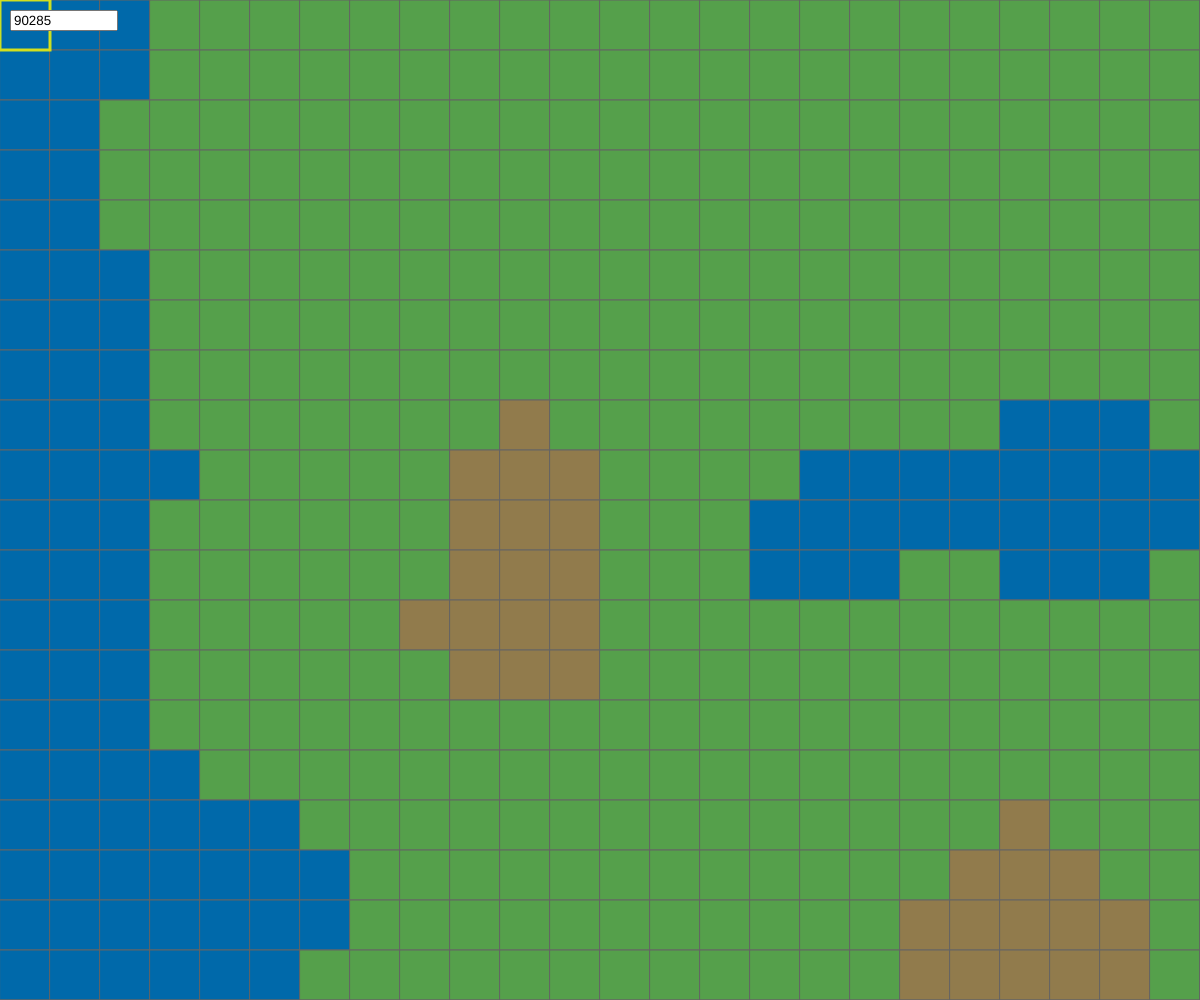
Frame 1 (no input)
Frame 60 (no input): identical to frame 1, image omitted
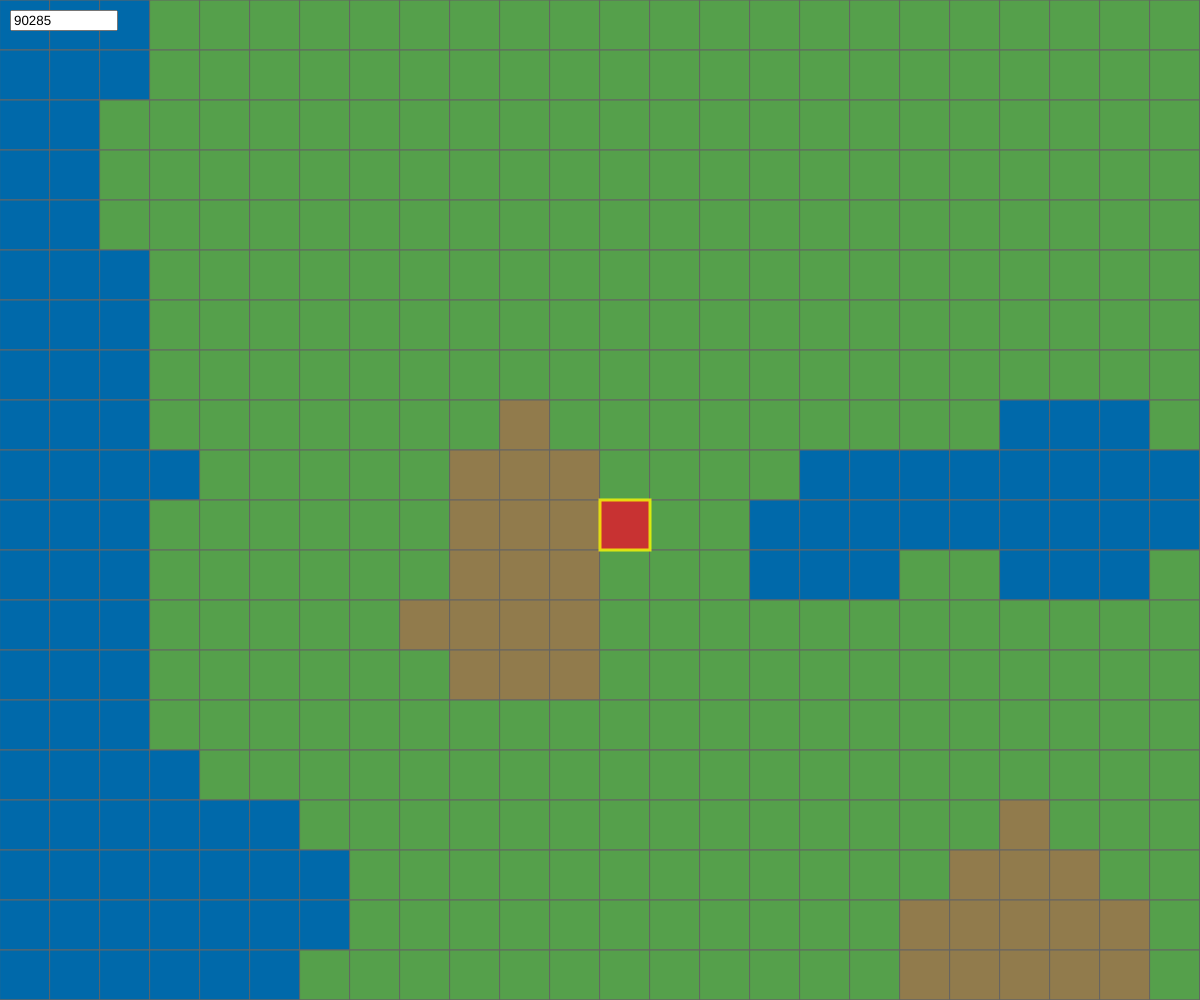
Frame 120 (the mouse pressed at the canvas centre since frame 60)

The p5.js sketch that drew these frames (run headless with seeded random() and noise() and a simulated clock; from frame 60 on, the mouse is pressed at the canvas centre):

// p5.js sketch
// ── sketch.js
// === Global Configuration and State ===
let tileSize = 50;                // Size of each tile in pixels
let cameraX = 0, cameraY = 0;     // Camera offset in the world (top-left corner in pixels)
let seed = Math.floor(Math.random() * 100000);  // Random initial seed (you can set a fixed value if desired)
let toggledTiles = {};            // Dictionary to keep track of toggled tiles (by "x,y" coordinate keys)

// === p5.js Setup Function ===
function setup() {
  // Create canvas to match the portfolio container size (or full window if no container)
  const containerId = 'canvas-container';  // TODO: set this to the actual container ID in the HTML
  let containerElement = document.getElementById(containerId);
  let canvasWidth = windowWidth;
  let canvasHeight = windowHeight;
  if (containerElement) {
    canvasWidth = containerElement.clientWidth || windowWidth;
    canvasHeight = containerElement.clientHeight || windowHeight;
  }
  let canvas = createCanvas(canvasWidth, canvasHeight);
  if (containerElement) {
    canvas.parent(containerElement);  // Attach canvas to the container in the DOM
  }

  // Set initial drawing settings
  noSmooth();               // disable smoothing (optional, for crisp pixel edges if using pixel art)
  noiseSeed(seed);
  randomSeed(seed);

  // Create seed input UI
  let seedInput = createInput(String(seed), 'number');  // input as type="number"
  seedInput.position(10, 10);  // position it at top-left of the canvas (adjust as needed or style via CSS)
  seedInput.style('width', '100px');
  seedInput.attribute('title', 'Enter a numerical seed and press Enter');  // tooltip for clarity
  // When user changes the seed and presses enter or leaves the field
  seedInput.changed(() => {
    let newSeed = parseInt(seedInput.value());
    if (!isNaN(newSeed)) {
      seed = newSeed;
    }
    // Re-seed the noise and random generators with the new seed
    noiseSeed(seed);
    randomSeed(seed);
    // Clear toggled tiles (they no longer apply to the new terrain)
    toggledTiles = {};
    // Redraw immediately (optional, as draw() loops continuously anyway)
    redraw();
  });
}

// Handles window resizing to keep canvas full size in container
function windowResized() {
  const containerId = 'canvas-container';  // same container ID as above
  let containerElement = document.getElementById(containerId);
  let newWidth = windowWidth;
  let newHeight = windowHeight;
  if (containerElement) {
    newWidth = containerElement.clientWidth || windowWidth;
    newHeight = containerElement.clientHeight || windowHeight;
  }
  resizeCanvas(newWidth, newHeight);
}

// === p5.js Draw Loop ===
function draw() {
  background(220);    // Clear background (light gray)

  // Render the procedural tile map for the current camera position
  drawTiles();

  // Highlight the tile under the mouse cursor
  highlightHoveredTile();
}

// Draw all tiles visible in the canvas
function drawTiles() {
  // Calculate which tiles are visible based on camera offset and canvas size
  let startCol = Math.floor(cameraX / tileSize);
  let startRow = Math.floor(cameraY / tileSize);
  // If camera offset is negative, adjust starting indices so we cover that area as well
  // (Math.floor works for negative too, e.g., -1.2 -> -2, which is correct for tile index)
  let endCol = startCol + Math.ceil(width / tileSize) + 1;
  let endRow = startRow + Math.ceil(height / tileSize) + 1;

  // Loop through each visible tile coordinate
  for (let tileY = startRow; tileY < endRow; tileY++) {
    for (let tileX = startCol; tileX < endCol; tileX++) {
      // Determine tile color based on Perlin noise at this tile coordinate
      // Sample noise at a low frequency (scaled by 0.1) for smooth variation
      let noiseValue = noise(tileX * 0.1, tileY * 0.1);
      let tileColor;
      if (noiseValue < 0.3) {
        // Water (deep blue)
        tileColor = color(0, 105, 170);
      } else if (noiseValue < 0.6) {
        // Grass land (green)
        tileColor = color(85, 160, 75);
      } else {
        // Mountain land (brown)
        tileColor = color(145, 123, 76);
      }

      // If this tile has been toggled by the user, override the color for visual feedback
      let coordKey = tileX + ',' + tileY;
      if (toggledTiles[coordKey]) {
        // For toggled tiles, use a distinct highlight color (e.g., red)
        tileColor = color(200, 50, 50);
      }

      // Draw the tile
      fill(tileColor);
      stroke(100);          // grid line color (gray)
      strokeWeight(1);      // thin grid lines
      // Calculate pixel position of this tile relative to the top-left of the canvas
      let screenX = (tileX * tileSize) - cameraX;
      let screenY = (tileY * tileSize) - cameraY;
      rect(screenX, screenY, tileSize, tileSize);
    }
  }
}

// Highlight the tile currently hovered by the mouse (visual outline)
function highlightHoveredTile() {
  // Determine which tile index the mouse is over
  let hoverTileX = Math.floor((cameraX + mouseX) / tileSize);
  let hoverTileY = Math.floor((cameraY + mouseY) / tileSize);
  // Calculate the screen position of that tile
  let screenX = hoverTileX * tileSize - cameraX;
  let screenY = hoverTileY * tileSize - cameraY;
  // Draw a semi-transparent outline around the tile
  push();
  noFill();
  stroke(255, 255, 0, 200);  // yellow outline, slightly transparent
  strokeWeight(3);
  rect(screenX, screenY, tileSize, tileSize);
  pop();
}

// === Input Handling ===

// Arrow keys to move the camera (scroll the world)
function keyPressed() {
  const moveDistance = tileSize;  // move one tile per key press (discrete movement)
  if (keyCode === LEFT_ARROW) {
    cameraX -= moveDistance;
  } else if (keyCode === RIGHT_ARROW) {
    cameraX += moveDistance;
  } else if (keyCode === UP_ARROW) {
    cameraY -= moveDistance;
  } else if (keyCode === DOWN_ARROW) {
    cameraY += moveDistance;
  }
  // Constrain camera to not go negative if you want bounded world; 
  // for unbounded world, we allow negative cameraX/cameraY (no constraint).
  // e.g., if bounded to 0 minimum:
  // cameraX = max(cameraX, 0);
  // cameraY = max(cameraY, 0);
}

// Mouse click to toggle a tile's state
function mousePressed() {
  // Only toggle if mouse is inside the canvas area
  if (mouseX < 0 || mouseX > width || mouseY < 0 || mouseY > height) {
    return;  // ignore clicks outside the canvas
  }
  // Identify the tile that was clicked
  let clickedTileX = Math.floor((cameraX + mouseX) / tileSize);
  let clickedTileY = Math.floor((cameraY + mouseY) / tileSize);
  let coordKey = clickedTileX + ',' + clickedTileY;
  // Toggle the tile's state
  if (toggledTiles[coordKey]) {
    // If already toggled, untoggle it (remove from the dictionary)
    delete toggledTiles[coordKey];
  } else {
    // If not toggled, add it
    toggledTiles[coordKey] = true;
  }
}
